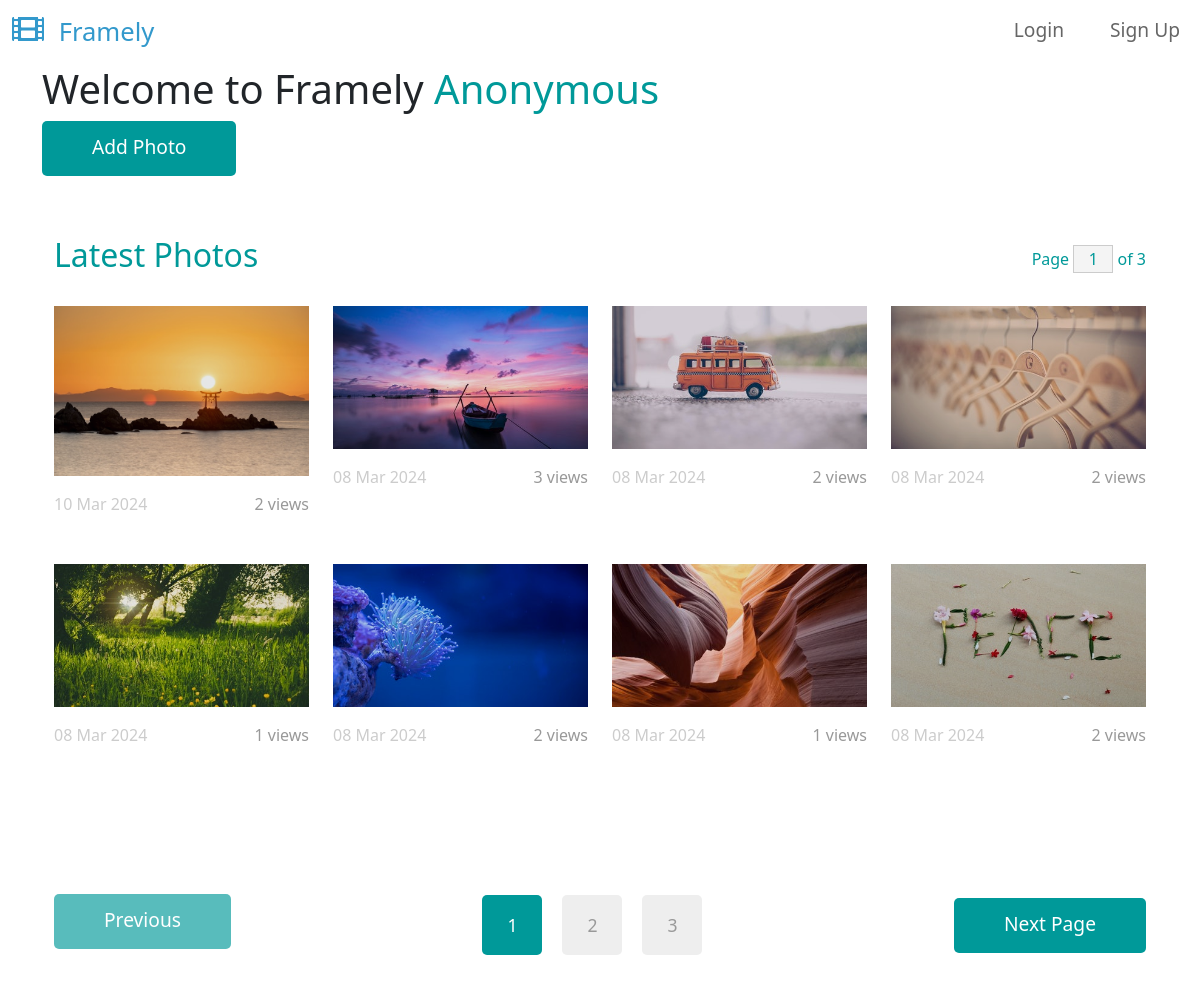
The page / on the database its author committed.
### base/models.py (models this page shows, shortened)
class Photo(models.Model):
    user = models.ForeignKey(
        settings.AUTH_USER_MODEL, on_delete=models.CASCADE, null=True, blank=True
    )
    short_title = models.CharField(max_length=15)
    slug = models.SlugField(blank=True)
    image = models.ImageField(max_length=200)
    created = models.DateField(auto_now_add=True)
    views = models.ManyToManyField(
        settings.AUTH_USER_MODEL,
        related_name="photos_viewed",
    )
    class Meta:
        ordering = ["-created", "-id"]

### base/views.py (the view)
# urls.py: path("", views.HomeView.as_view(), name="home"),
class HomeView(View, PaginatePhotoModelMixin):
    template_name = "home.html"
    photo_list = Photo.objects.all()
    def get(self, request):
        page = request.GET.get("page") or 1
        return render(
            request, self.template_name, context=self.get_context_data(page=page)
        )

### base/mixins.py (called while the page is built)
    def get_context_data(self, page, per_page=8, queryset=Photo.objects.all()):
        paginator = Paginator(queryset, per_page)
        num_pages = paginator.num_pages
        page_range = paginator.page_range
        if int(page) not in page_range:
            page = num_pages
        current_page = paginator.get_page(page)
        context = {
            "current_page": current_page,
            "page_num": int(page),
            "num_pages": num_pages,
            "page_range": page_range,
            "current_page": current_page,
        }
        return context

### templates/home.html (shortened to what this page needs)
{% extends 'base.html' %}
{% block content %}
    <h1>Welcome to Framely
        <span class="tm-text-primary">
        {% if request.user.is_authenticated %}
            {{user.username}}
        {% else %}
            Anonymous
        {% endif %}
        </span>
    </h1>
    <a href="{% url 'create-photo' %}" class="btn btn-primary tm-btn">Add Photo</a>
    <div class="container-fluid tm-container-content tm-mt-60">
        {% include "photo_list_component.html" %}
    </div>
{% endblock %}

### templates/photo_list_component.html (shortened to what this page needs)
    <div class="row mb-4">
        <h2 class="col-6 tm-text-primary">
            {% if heading_txt %}
                {{heading_txt}}
            {% else %}
            Latest Photos
            {% endif %}
        </h2>
        <div class="col-6 d-flex justify-content-end align-items-center">
            <form action="" class="tm-text-primary">
                Page <input name="page" type="text" value="{{page_num}}" size="1" class="tm-input-paging tm-text-primary"> of {{num_pages}}
            </form>
        </div>
    </div>
    <div class="row tm-mb-90 tm-gallery">
        {% for photo in current_page %}
        <div class="col-xl-3 col-lg-4 col-md-6 col-sm-6 col-12 mb-5">
            <figure class="effect-ming tm-video-item">
                <img src="{{photo.image.url}}" alt="Image" class="img-fluid">
                <figcaption class="d-flex align-items-center justify-content-center">
                </figcaption>
            </figure>
            <div class="d-flex justify-content-between tm-text-gray">
                <span class="tm-text-gray-light">{{ photo.created|date:"d M Y" }}</span>
                <span>{{photo.views.count}} views</span>
            </div>
        </div>
        {% endfor %}
    </div>
    <div class="row tm-mb-90">
        <div class="col-12 d-flex justify-content-between align-items-center tm-paging-col">
            {% if current_page.has_previous %}
                <a href="{% url 'home' %}?page={{current_page.previous_page_number}}" class="btn btn-primary tm-btn-prev mb-2">Previous</a>
            {% else %}
                <a href="javascript:void(0);" class="btn btn-primary tm-btn-prev mb-2 disabled">Previous</a>
            {% endif %}
            <div class="tm-paging d-flex">
                {% for i in page_range %}
                    <a href="{% url 'home' %}?page={{i}}" class="{% if i == page_num %}active{% endif %} tm-paging-link">{{i}}</a>
                {% endfor %}
            </div>
            {% if current_page.has_next %}
                <a href="{% url 'home' %}?page={{current_page.next_page_number}}" class="btn btn-primary tm-btn-next">Next Page</a>
            {% else %}
                <a href="javascript:void(0);" class="btn btn-primary tm-btn-next disabled">Next Page</a>
            {% endif %}
        </div>
    </div>

### static/css/templatemo-style.css (style rules this page uses)
a { text-decoration: none; transition: all 0.3s ease; }
.container-fluid { max-width: 1770px; }
.btn { border-radius: 0; }
.btn-primary { background-color: #009999; border: 0; border-radius: 5px; padding: 12px 50px 14px; font-size: 1.2rem; }
.btn-primary.disabled, .btn-primary:disabled { background-color: #009999; pointer-events: all; cursor: not-allowed; }
.tm-mt-60 { margin-top: 60px; }
.tm-mb-90 { margin-bottom: 90px; }
.tm-text-primary { color: #009999; }
.tm-input-paging { width: 40px; border-radius: 0; border: 1px solid #CCCCCC; background: #f4f4f4; text-align: center; }
p, .tm-text-gray { color: #999; }
.tm-text-gray-light { color: #CCC; }
.tm-video-item { position: relative; overflow: hidden; text-align: center; cursor: pointer; }
.tm-video-item img { position: relative; display: block; min-height: 100%; max-width: 100%; opacity: 0.8; }
.tm-video-item figcaption { padding: 2em; color: #fff; text-transform: uppercase; font-size: 1.25em; -webkit-backface-visibility: hidden; backface-visibility: hidden; }
.tm-video-item figcaption::before, .tm-video-item figcaption::after { pointer-events: none; }
.tm-video-item figcaption, .tm-video-item figcaption > a { position: absolute; top: 0; left: 0; width: 100%; height: 100%; }
.tm-paging-link { display: flex; justify-content: center; align-items: center; width: 60px; height: 60px; font-size: 1.1rem; color: #999; background-color: #EEEEEE; margin: 10px; border-radius: 5px; text-decoration: none; transition: all 0.3s ease; }
.tm-paging-link:hover, .tm-paging-link.active { background-color: #009999; color: #fff; }
figure.effect-ming { background: #030c17; }
figure.effect-ming img { opacity: 0.9; -webkit-transition: opacity 0.35s; transition: opacity 0.35s; }
figure.effect-ming figcaption::before { position: absolute; top: 30px; right: 30px; bottom: 30px; left: 30px; border: 2px solid #fff; box-shadow: 0 0 0 30px rgba(255,255,255,0.2); content: ''; opacity: 0; -webkit-transition: opacity 0.35s, -webkit-transform 0.35s; transition: opacity 0.35s, transform 0.35s; -webkit-transform: scale3d(1.4,1.4,1); transform: scale3d(1.4,1.4,1); }

### rows shown on the page
Photo: image (picture), created "10 Mar 2024", views.count "2"
Photo: image (picture), created "08 Mar 2024", views.count "3"
Photo: image (picture), created "08 Mar 2024", views.count "2"
Photo: image (picture), created "08 Mar 2024", views.count "2"
Photo: image (picture), created "08 Mar 2024", views.count "1"
Photo: image (picture), created "08 Mar 2024", views.count "2"
Photo: image (picture), created "08 Mar 2024", views.count "1"
Photo: image (picture), created "08 Mar 2024", views.count "2"

### other values the page prints
{{ num_pages }} "3"
{{ i }} "1" "2" "3"
